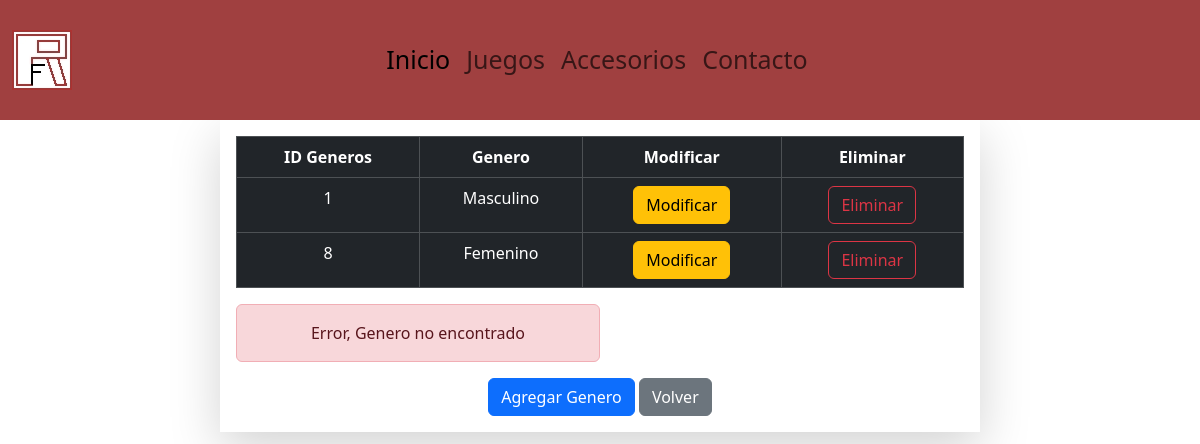
Screenshot of /core/genero_del/Alice@gmail.com with the database file from the repository.
### core/models.py (models this page shows, shortened)
class Genero(models.Model):
    id_genero = models.AutoField(db_column='idGenero', primary_key=True)
    genero = models.CharField(max_length=20,blank=False,null=False)

### core/views.py (the view)
# urls.py: path("genero_del/<str:pk>", views.genero_del, name = "genero_del"),
def genero_del(request, pk):
    try:
        genero = Genero.objects.get(id_genero = pk)
        genero.delete()
        generos = Genero.objects.all()
        context = {
            "mensaje":"Eliminado con exito",
            "generos":generos
        }
        return render(request, "pages/crud_genero.html", context)
    except:
        generos = Genero.objects.all()
        context = {
            "mensaje":"Error, Genero no encontrado",
            "generos":generos
        }
        return render(request, "pages/crud_genero.html", context)

### core/templates/pages/crud_genero.html (shortened to what this page needs)
<!DOCTYPE html>
<html lang="en">
<head>
    {% load static%}
    <link rel="stylesheet" href="{% static 'css/style.css'%}">
    <link href="https://cdn.jsdelivr.net/npm/bootstrap@5.3.3/dist/css/bootstrap.min.css" rel="stylesheet">
</head>
<body>
    {% include 'base/header.html'%}
    <main>
        <div class="container">
            <div class="row">
                <div class="col-md-8 shadow-lg mx-auto text-center p-3">
                    <table class="table table-dark table-hover table-bordered">
                        <thead>
                            <th>ID Generos</th>
                            <th>Genero</th>
                            <th>Modificar</th>
                            <th>Eliminar</th>
                        </thead>
                        <tbody>
                            {% if generos %}
                            {% for tmp in generos%}
                            <tr>
                                <td>{{tmp.id_genero}}</td>
                                <td>{{tmp.genero}}</td>
                                <td><a href="{% url 'genero_edit' pk=tmp.id_genero %}"><button class="btn btn-warning">Modificar</button></a></td>
                                <td><a href="{% url 'genero_del' pk=tmp.id_genero %}"><button class="btn btn-outline-danger">Eliminar</button></a></td>
                            </tr>
                            {% endfor %}
                            {% endif %}
                        </tbody>
                    </table>
                    {% if mensaje %}
                    <div class="alert alert-danger w-50 my-3">
                        {{mensaje}}
                    </div>
                    {% endif %}
                    <a href="{% url 'genero_add' %}"><button class="btn btn-primary">Agregar Genero</button></a>
                    <a href="{% url 'crud' %}"><button class="btn btn-secondary">Volver</button></a>
                </div>
            </div>
        </div>
    </main>
</body>
</html>

### core/static/css/style.css (style rules this page uses)
body { background-color: #fff7f0; }

### rows the page displays
Genero: id_genero "1", genero "Masculino"
Genero: id_genero "8", genero "Femenino"

### other values shown
{{ mensaje }} "Error, Genero no encontrado"
